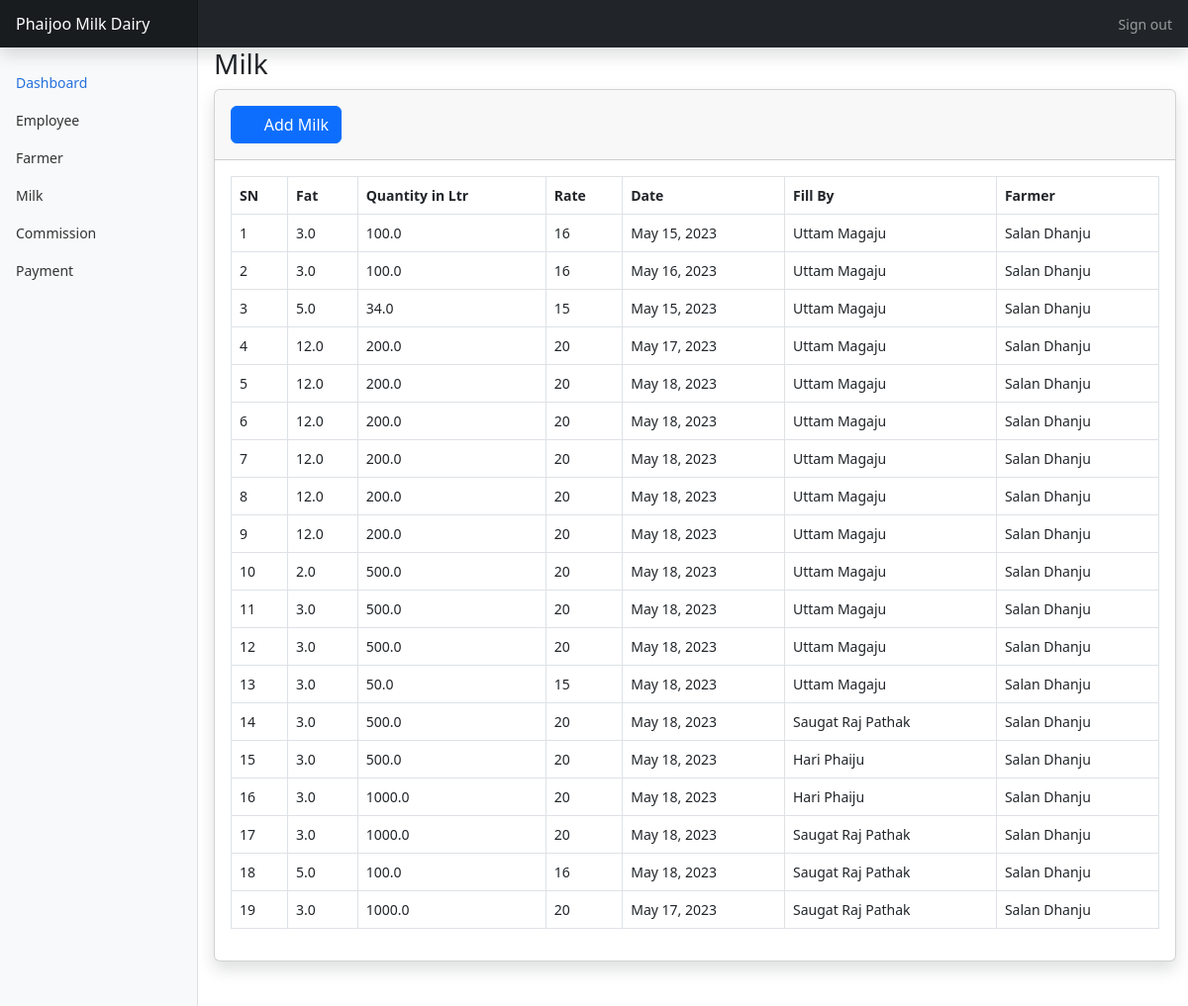
The page /employees/milk on the database as committed earlier.
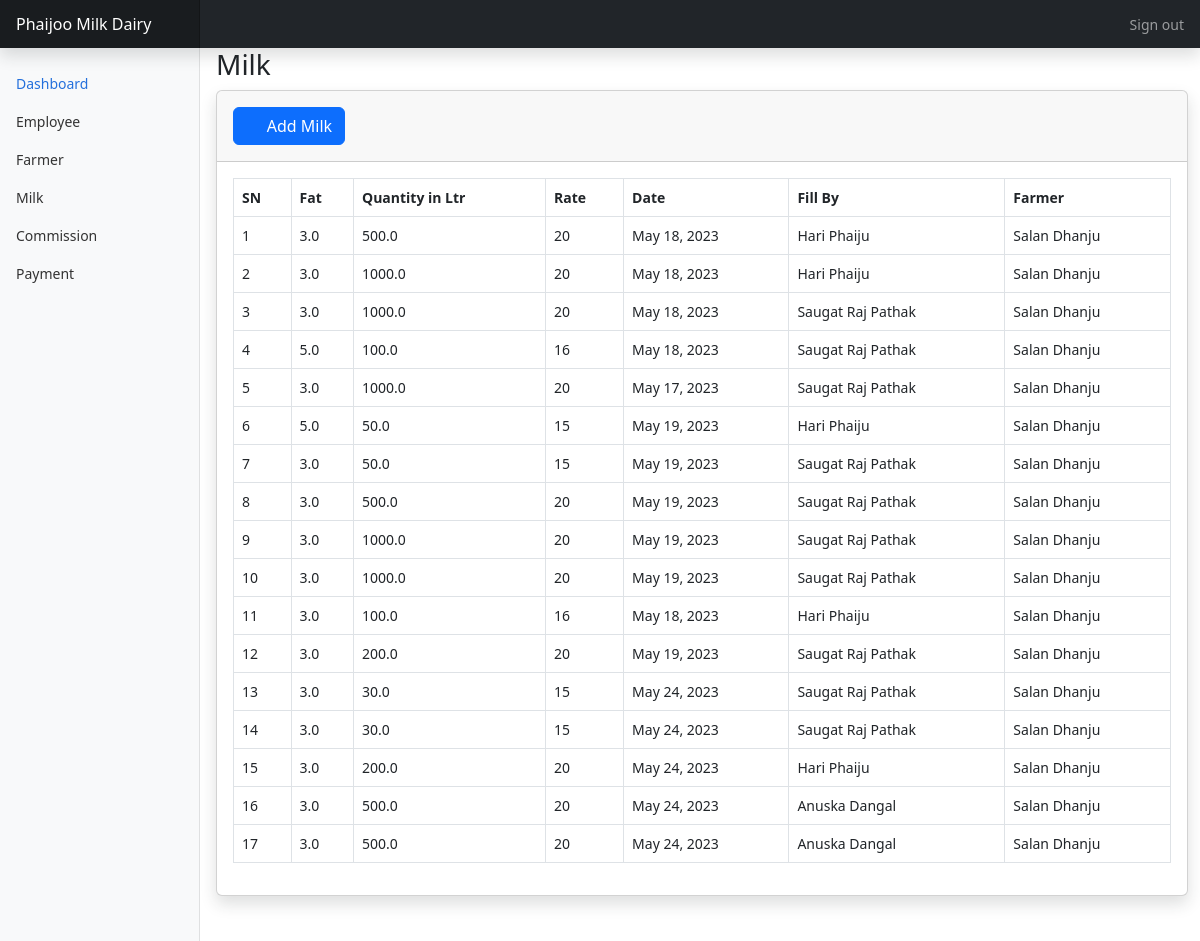
The same page on the database as committed later.
### dashboard/models.py (models this page shows, shortened)
class Milk(models.Model):
    fat =  models.FloatField()
    qty = models.FloatField()
    rate = models.PositiveIntegerField(null=True)
    date = models.DateField(null=True, blank=True)
    emp_id = models.ForeignKey(Employee, on_delete=models.PROTECT, related_name='milk', blank=True)
    farmer_id = models.ForeignKey(Farmer, on_delete=models.PROTECT, related_name='milk', blank=True, null=True)
    class Meta:
        verbose_name = "Milk"
        verbose_name_plural = "Milk"
        ordering = ('id',)

class Employee(models.Model):
    emp_email = models.CharField(max_length=50, blank=True , null=True)
    emp_pwd = models.  CharField(max_length=255, blank=True)
    emp_name = models.CharField(max_length=50, blank=True)
    emp_contact = models.PositiveBigIntegerField(blank=True)
    salary = models.PositiveIntegerField(blank=True)
    reg_date = models.DateField(null=True, blank=True)
    admin_id = models.ForeignKey(User, on_delete=models.PROTECT, related_name='employee', blank=True)
    class Meta:
        verbose_name = "Employee"
        verbose_name_plural = "Employees"
        ordering = ('id',)
    def __str__(self):
        return self.emp_name

class Farmer(models.Model):
    farmer_name = models.CharField(max_length=50)
    farmer_pwd = models.CharField(max_length=50)
    farmer_email = models.CharField(max_length=50)
    farmer_address = models.CharField(max_length=100)
    farmer_contact = models.PositiveBigIntegerField()
    admin_id = models.ForeignKey(User, on_delete=models.PROTECT, related_name='farmer', blank=True,null=True)
    class Meta:
        verbose_name = "Farmer"
        verbose_name_plural = "Farmers"
        ordering = ('id',)
    def __str__(self):
        return self.farmer_name

### employees/views.py (the view)
# urls.py: path('milk', views.milkListView, name= 'milk-list')
def milkListView(request):
    milks = Milk.objects.all()
    return render(request, "employees/milk/list.html", {'milks':milks})

### employees/templates/employees/milk/list.html
{% extends 'employees/base.html' %}
{% block main %}
                <h1 class="h3 mb-2 text-gray-800">Milk</h1>
                <div class="card shadow mb-4">
                    <div class="card-header py-3">
                        <div class="float-right">
                            <a href="{% url 'employees:milk-create' %}" class = "btn btn-primary">
                                <i class="fa fa-plus"></i>&nbsp; Add Milk
                            </a>
                        </div>
                    </div>
                    <div class="card-body">
                        <div class="table-responsive">
                            <table class="table table-bordered" id="dataTable" width="100%" cellspacing="0">
                                <thead>
                                    <tr>
                                        <th>SN</th>
                                        <th>Fat</th>
                                        <th>Quantity in Ltr</th>
                                        <th>Rate</th>
                                        <th>Date</th>
                                        <th>Fill By</th>
                                        <th>Farmer</th>
                                    </tr>
                                </thead>
                                <tbody>
                                    {% for milk in milks %}
                                    <tr>
                                        <td>{{ forloop.counter }}</td>
                                        <td>{{ milk.fat }}</td>
                                        <td>{{ milk.qty }}</td>
                                        <td>{{ milk.rate }}</td>
                                        <td>{{ milk.date }}</td>
                                        <td>{{ milk.emp_id }}</td>
                                        <td>{{ milk.farmer_id }}</td>
                                    </tr>
                                    {% endfor %}
                                </tbody>
                            </table>
                        </div>
                    </div>
                </div>
{% endblock main %}

Rows that differ between the two databases and show on the page:
removed Milk: fat "3.0", qty "100.0", rate "16", date "May 15, 2023", emp_id "Uttam Magaju", farmer_id "Salan Dhanju"
removed Milk: fat "3.0", qty "100.0", rate "16", date "May 16, 2023", emp_id "Uttam Magaju", farmer_id "Salan Dhanju"
removed Milk: fat "5.0", qty "34.0", rate "15", date "May 15, 2023", emp_id "Uttam Magaju", farmer_id "Salan Dhanju"
removed Milk: fat "12.0", qty "200.0", rate "20", date "May 17, 2023", emp_id "Uttam Magaju", farmer_id "Salan Dhanju"
removed Milk: fat "12.0", qty "200.0", rate "20", date "May 18, 2023", emp_id "Uttam Magaju", farmer_id "Salan Dhanju"
removed Milk: fat "12.0", qty "200.0", rate "20", date "May 18, 2023", emp_id "Uttam Magaju", farmer_id "Salan Dhanju"
removed Milk: fat "12.0", qty "200.0", rate "20", date "May 18, 2023", emp_id "Uttam Magaju", farmer_id "Salan Dhanju"
removed Milk: fat "12.0", qty "200.0", rate "20", date "May 18, 2023", emp_id "Uttam Magaju", farmer_id "Salan Dhanju"
removed Milk: fat "12.0", qty "200.0", rate "20", date "May 18, 2023", emp_id "Uttam Magaju", farmer_id "Salan Dhanju"
removed Milk: fat "2.0", qty "500.0", rate "20", date "May 18, 2023", emp_id "Uttam Magaju", farmer_id "Salan Dhanju"
removed Milk: fat "3.0", qty "500.0", rate "20", date "May 18, 2023", emp_id "Uttam Magaju", farmer_id "Salan Dhanju"
removed Milk: fat "3.0", qty "500.0", rate "20", date "May 18, 2023", emp_id "Uttam Magaju", farmer_id "Salan Dhanju"
removed Milk: fat "3.0", qty "50.0", rate "15", date "May 18, 2023", emp_id "Uttam Magaju", farmer_id "Salan Dhanju"
removed Milk: fat "3.0", qty "500.0", rate "20", date "May 18, 2023", emp_id "Saugat Raj Pathak", farmer_id "Salan Dhanju"
added Milk: fat "5.0", qty "50.0", rate "15", date "May 19, 2023", emp_id "Hari Phaiju", farmer_id "Salan Dhanju"
added Milk: fat "3.0", qty "50.0", rate "15", date "May 19, 2023", emp_id "Saugat Raj Pathak", farmer_id "Salan Dhanju"
added Milk: fat "3.0", qty "500.0", rate "20", date "May 19, 2023", emp_id "Saugat Raj Pathak", farmer_id "Salan Dhanju"
added Milk: fat "3.0", qty "1000.0", rate "20", date "May 19, 2023", emp_id "Saugat Raj Pathak", farmer_id "Salan Dhanju"
added Milk: fat "3.0", qty "1000.0", rate "20", date "May 19, 2023", emp_id "Saugat Raj Pathak", farmer_id "Salan Dhanju"
added Milk: fat "3.0", qty "100.0", rate "16", date "May 18, 2023", emp_id "Hari Phaiju", farmer_id "Salan Dhanju"
added Milk: fat "3.0", qty "200.0", rate "20", date "May 19, 2023", emp_id "Saugat Raj Pathak", farmer_id "Salan Dhanju"
added Milk: fat "3.0", qty "30.0", rate "15", date "May 24, 2023", emp_id "Saugat Raj Pathak", farmer_id "Salan Dhanju"
added Milk: fat "3.0", qty "30.0", rate "15", date "May 24, 2023", emp_id "Saugat Raj Pathak", farmer_id "Salan Dhanju"
added Milk: fat "3.0", qty "200.0", rate "20", date "May 24, 2023", emp_id "Hari Phaiju", farmer_id "Salan Dhanju"
added Milk: fat "3.0", qty "500.0", rate "20", date "May 24, 2023", emp_id "Anuska Dangal", farmer_id "Salan Dhanju"
added Milk: fat "3.0", qty "500.0", rate "20", date "May 24, 2023", emp_id "Anuska Dangal", farmer_id "Salan Dhanju"
